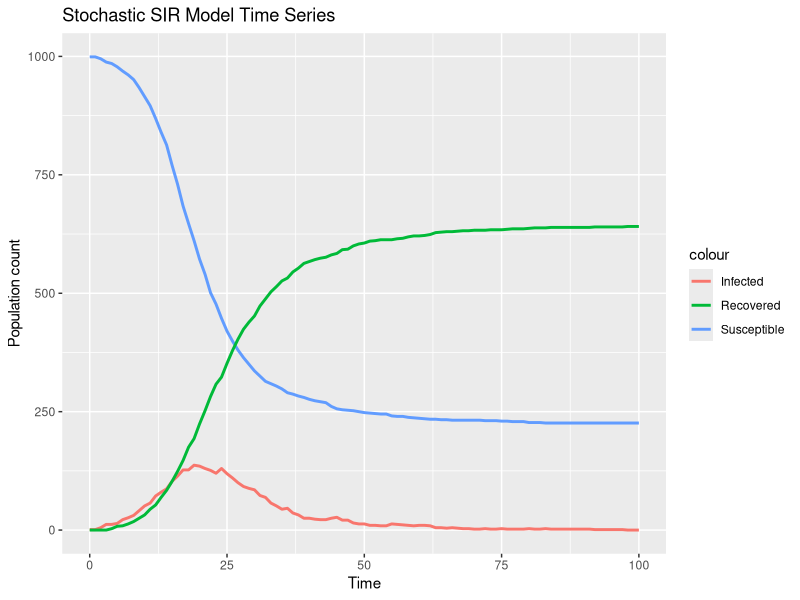

Generate this figure with R:

require("ggplot2")
library("ggplot2")

# Define stochastic model
simulate_stochastic_SIR <- function(y, t_eval, dt, parms) {
  
  t_min = min(t_eval)
  t_max = max(t_eval)
  
  k_max = 1 + floor((t_max-t_min)/dt)
  
  S = numeric(k_max)
  I = numeric(k_max)
  R = numeric(k_max)
  
  S0 = y[1]
  I0 = y[2]
  R0 = y[3]
  
  S[1] = S0
  I[1] = I0
  R[1] = R0
  
  beta  = parms[1]
  gamma = parms[2]
  
  for (k in 1:(k_max-1)) {
    s = S[k]
    i = I[k]
    r = R[k]
    
    S[k+1] = s
    I[k+1] = i
    R[k+1] = r
    
    random = runif(2)
    
    if (random[1] < beta*s*i/N*dt) {
      S[k+1] = s-1
      I[k+1] = i+1
    }
    if (random[2] < gamma*i*dt) {
      I[k+1] = i-1
      R[k+1] = r+1
    }
  }
  
  full_time_series = data.frame(time=seq(t_min,t_max,dt))
  
  full_time_series$S = S
  full_time_series$I = I
  full_time_series$R = R
  
  time_series <- subset(full_time_series, time %in% t_eval)
  return(time_series)
}

# Initial condition
N = 1000
S0 = 999
I0 = 1
R0 = 0
x0 = c(S=S0, I=I0, R=R0)

# Parameters
beta=1/2
gamma=1/5
mu = c(beta, gamma)

# Time interval
t_min = 0
t_max = 100
t_eval <- seq(t_min,t_max)

stochastic_SIR_time_series <- simulate_stochastic_SIR(y=x0, t_eval=seq(0,100), dt=0.01, parms=mu)

# Plot results
ggplot(stochastic_SIR_time_series, aes(x=time)) + 
  labs(title='Stochastic SIR Model Time Series', x='Time', y='Population count') +
  geom_line(aes(y=S, col='Susceptible'), size=1) +
  geom_line(aes(y=I, col='Infected'), size=1) +
  geom_line(aes(y=R, col='Recovered'), size=1)

